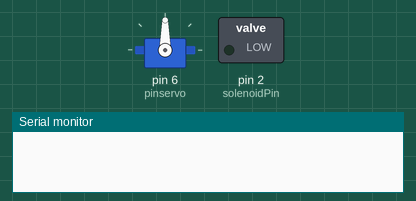
Simulated run of this sketch. Board: Arduino Uno, built with avr-gcc and run on an emulated ATmega328P. On the bench: servo, switched loads named in the sketch (green lamp = pin HIGH), the last lines printed to the serial monitor.

Above: at 0.1 s.
At 1.8 s:
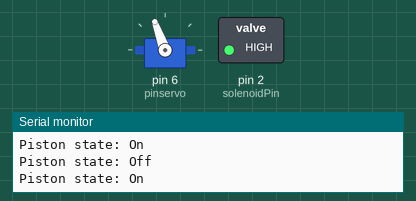
At 4.1 s:
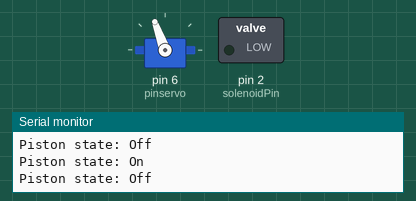
At 7.8 s:
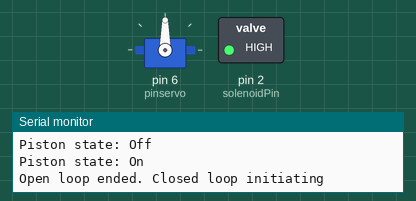
Timing chart, 0 to 9.3 s (numbered marks = the images above):
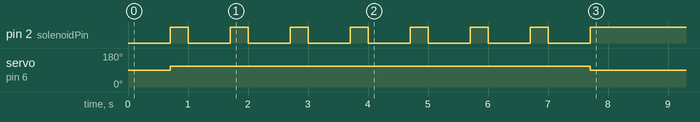

The sketch:

Open_Loop_Beggining_.ino
```cpp
 //Open Loop Beggining

  #include <Servo.h>
  Servo steeringServo;

  #define solenoidPin           2
  #define pinservo            6
  #define pinreed            3


  // How many fires before turning starts, Degrees to turn servo, Fires while turning
  #define forwardFires         1
  #define degreeTurnServo       110
  #define turnFires            7

  long intervalPistonOff = 700;
  long intervalPistonOn = 300;

  int pistonState = 0;      // 0: retracted, 1: fired

  unsigned long previousMillis = 0;        // will store last time solenoid was updated
  unsigned long currentMillis = millis();

  int reedCount = 0;
  int preState = 0;
  float distanceTraveled = 0;
  float trackLength = 6;    // Length of track in inches
  float radius = 1.5;        // Radius of wheel in inches
  int switchState = 0;       // Use an int because digitalRead returns HIGH or LOW
  int fireCounter = 0;
void setup() {
  Serial.begin(9600);


  pinMode(solenoidPin,OUTPUT);
  pinMode(pinservo,OUTPUT);
  pinMode(pinreed,INPUT_PULLUP);

  steeringServo.attach(pinservo);
  steeringServo.write(90); //Make servo straight


   unsigned long currentMillis = millis();


    while (fireCounter < forwardFires)
      {
        fire_piston();
      }

    fireCounter = 0;


    while (fireCounter < turnFires)
    {
      fire_piston();
       steeringServo.write(degreeTurnServo);

    }

    steeringServo.write(90);
    Serial.print ("Open loop ended. Closed loop initiating");
}


//START

void loop() {


}


//  FUNCTION: if the solenoid has been on/off for the set amount of time, and is not currently on/off, fire/retract
void fire_piston()
{
    currentMillis = millis();
         //piston On
  if ((currentMillis - previousMillis >= intervalPistonOff) && (pistonState == 0)) {
     ++fireCounter;
    previousMillis = currentMillis;
    digitalWrite(solenoidPin, HIGH);
    pistonState = 1;
    // Uncomment for debugging:
    Serial.print("Piston state: ");
    Serial.println("On");
  }

        //Piston off
  else if ((currentMillis - previousMillis >= intervalPistonOn) && (pistonState == 1)) {
    previousMillis = currentMillis;
    digitalWrite(solenoidPin, LOW);
    pistonState = 0;
    // Uncomment for debugging:
    Serial.print("Piston state: ");
    Serial.println("Off");
  }

}
```

Measured:
- by itself, servo on pin 6 (pinservo): 90° → 110° at 0.70 s, → 90° 7.0 s later
